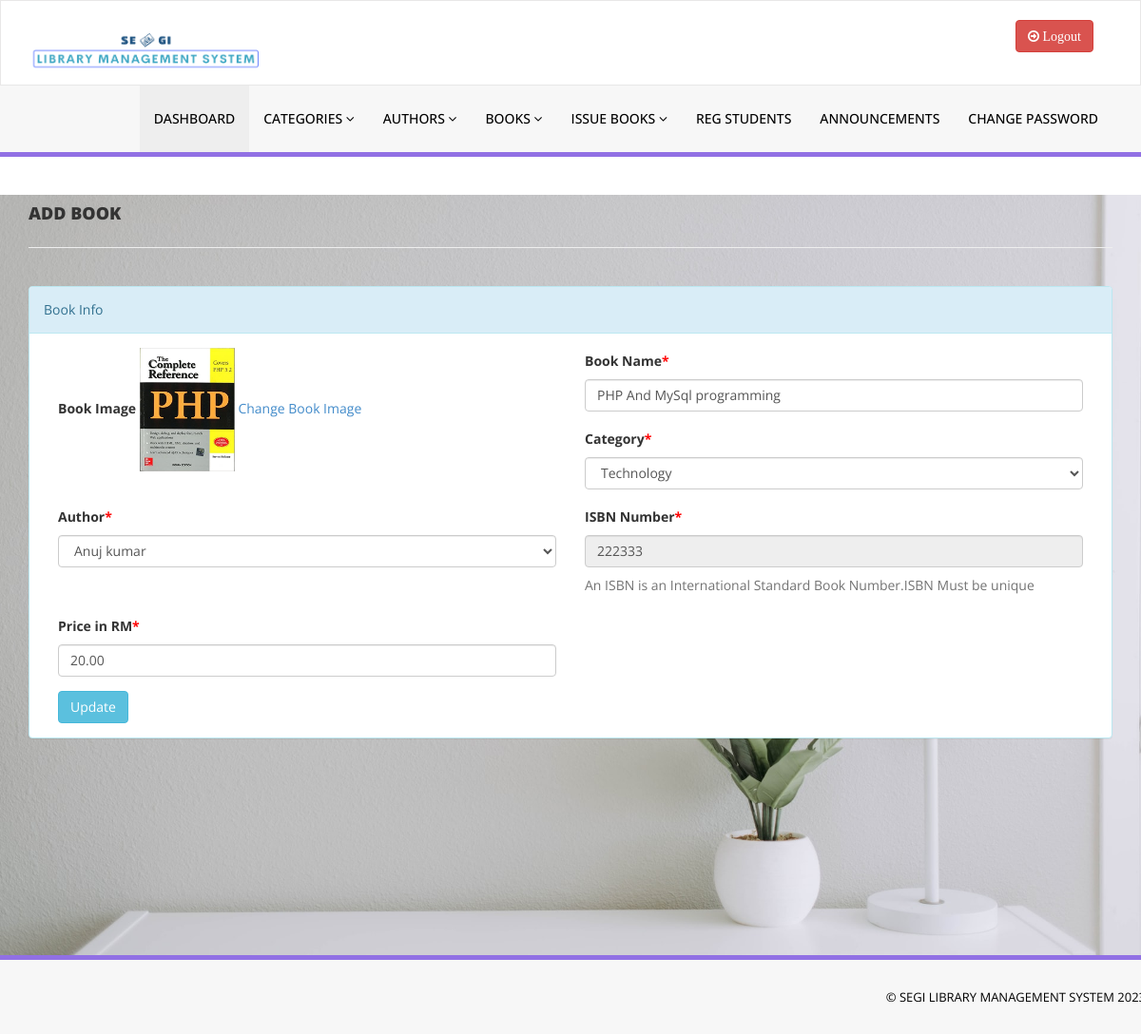
Screenshot of /admin/edit-book.php?bookid=1 (signed in) with the database file from the repository.
### tables this page shows
CREATE TABLE `tblbooks` (
  `id` int(11) NOT NULL,
  `BookName` varchar(255) DEFAULT NULL,
  `CatId` int(11) DEFAULT NULL,
  `AuthorId` int(11) DEFAULT NULL,
  `ISBNNumber` varchar(25) DEFAULT NULL,
  `BookPrice` decimal(10,2) DEFAULT NULL,
  `bookImage` varchar(250) NOT NULL,
  `isIssued` int(1) DEFAULT NULL,
  `RegDate` timestamp NULL DEFAULT current_timestamp(),
  `UpdationDate` timestamp NULL DEFAULT NULL ON UPDATE current_timestamp()
);

CREATE TABLE `tblcategory` (
  `id` int(11) NOT NULL,
  `CategoryName` varchar(150) DEFAULT NULL,
  `Status` int(1) DEFAULT NULL,
  `CreationDate` timestamp NULL DEFAULT current_timestamp(),
  `UpdationDate` timestamp NULL DEFAULT '0000-00-00 00:00:00' ON UPDATE current_timestamp()
);

CREATE TABLE `tblauthors` (
  `id` int(11) NOT NULL,
  `AuthorName` varchar(159) DEFAULT NULL,
  `creationDate` timestamp NULL DEFAULT current_timestamp(),
  `UpdationDate` timestamp NULL DEFAULT NULL ON UPDATE current_timestamp()
);

### admin/edit-book.php (the view, shortened to what this page needs)
<?php
if(strlen($_SESSION['alogin'])==0)
    {
header('location:index.php');
}
else{
?>
<!DOCTYPE html>
<html xmlns="http://www.w3.org/1999/xhtml">
<head>
    <link href="assets/css/bootstrap.css" rel="stylesheet" />
    <link href="assets/css/font-awesome.css" rel="stylesheet" />
    <link href="assets/css/style.css" rel="stylesheet" />
</head>
<body>
<?php include('includes/header.php');?>
    <div class="content-wrapper">
         <div class="container">
        <div class="row pad-botm">
            <div class="col-md-12">
                <h4 class="header-line">Add Book</h4>
                            </div>
</div>
<div class="row">
<div class="col-md12 col-sm-12 col-xs-12">
<div class="panel panel-info">
<div class="panel-heading">
Book Info
</div>
<div class="panel-body">
<form role="form" method="post">
<?php
$bookid=intval($_GET['bookid']);
$sql = "SELECT tblbooks.BookName,tblcategory.CategoryName,tblcategory.id as cid,tblauthors.AuthorName,tblauthors.id as athrid,tblbooks.ISBNNumber,tblbooks.BookPrice,tblbooks.id as bookid,tblbooks.bookImage from  tblbooks join tblcategory on tblcategory.id=tblbooks.CatId join tblauthors on tblauthors.id=tblbooks.AuthorId where tblbooks.id=:bookid";
$query = $dbh -> prepare($sql);
$query->bindParam(':bookid',$bookid,PDO::PARAM_STR);
$query->execute();
$results=$query->fetchAll(PDO::FETCH_OBJ);
if($query->rowCount() > 0)
{
foreach($results as $result)
{               ?>
<div class="col-md-6">
<div class="form-group">
<label>Book Image</label>
<img src="bookimg/<?php echo htmlentities($result->bookImage);?>" width="100">
<a href="change-bookimg.php?bookid=<?php echo htmlentities($result->bookid);?>">Change Book Image</a>
</div></div>
<div class="col-md-6">
<div class="form-group">
<label>Book Name<span style="color:red;">*</span></label>
<input class="form-control" type="text" name="bookname" value="<?php echo htmlentities($result->BookName);?>" required />
</div></div>
<div class="col-md-6">
<div class="form-group">
<label> Category<span style="color:red;">*</span></label>
<select class="form-control" name="category" required="required">
<option value="<?php echo htmlentities($result->cid);?>"> <?php echo htmlentities($catname=$result->CategoryName);?></option>
</select>
</div></div>
<div class="col-md-6">
<div class="form-group">
<label> Author<span style="color:red;">*</span></label>
<select class="form-control" name="author" required="required">
<option value="<?php echo htmlentities($result->athrid);?>"> <?php echo htmlentities($athrname=$result->AuthorName);?></option>
</select>
</div></div>
<div class="col-md-6">
<div class="form-group">
<label>ISBN Number<span style="color:red;">*</span></label>
<input class="form-control" type="text" name="isbn" value="<?php echo htmlentities($result->ISBNNumber);?>"  readonly />
<p class="help-block">An ISBN is an International Standard Book Number.ISBN Must be unique</p>
</div></div>
<div class="col-md-6">
 <div class="form-group">
 <label>Price in RM<span style="color:red;">*</span></label>
 <input class="form-control" type="text" name="price" value="<?php echo htmlentities($result->BookPrice);?>"   required="required" />
 </div></div>
 <?php }} ?><div class="col-md-12">
<button type="submit" name="update" class="btn btn-info">Update </button></div>
                                    </form>
                            </div>
                        </div>
                            </div>
        </div>
    </div>
    </div>
  <?php include('includes/footer.php');?>
</body>
</html>
<?php } ?>

### admin/assets/css/style.css (style rules this page uses)
.content-wrapper { margin-top: 40px; min-height:800px; padding-bottom:90px; }
.header-line { font-weight:900; padding-bottom:25px; border-bottom:1px solid #eeeeee; text-transform:uppercase; }
.pad-botm { padding-bottom:30px; }
.content-wrapper { background-image: url("../img/bg.jpg"); background-repeat: no-repeat; background-size: cover; }

### rows the page displays
tblbooks: bookImage (picture), bookname "PHP And MySql programming", category "Technology", author "Anuj kumar", isbn "222333", price "20.00"
